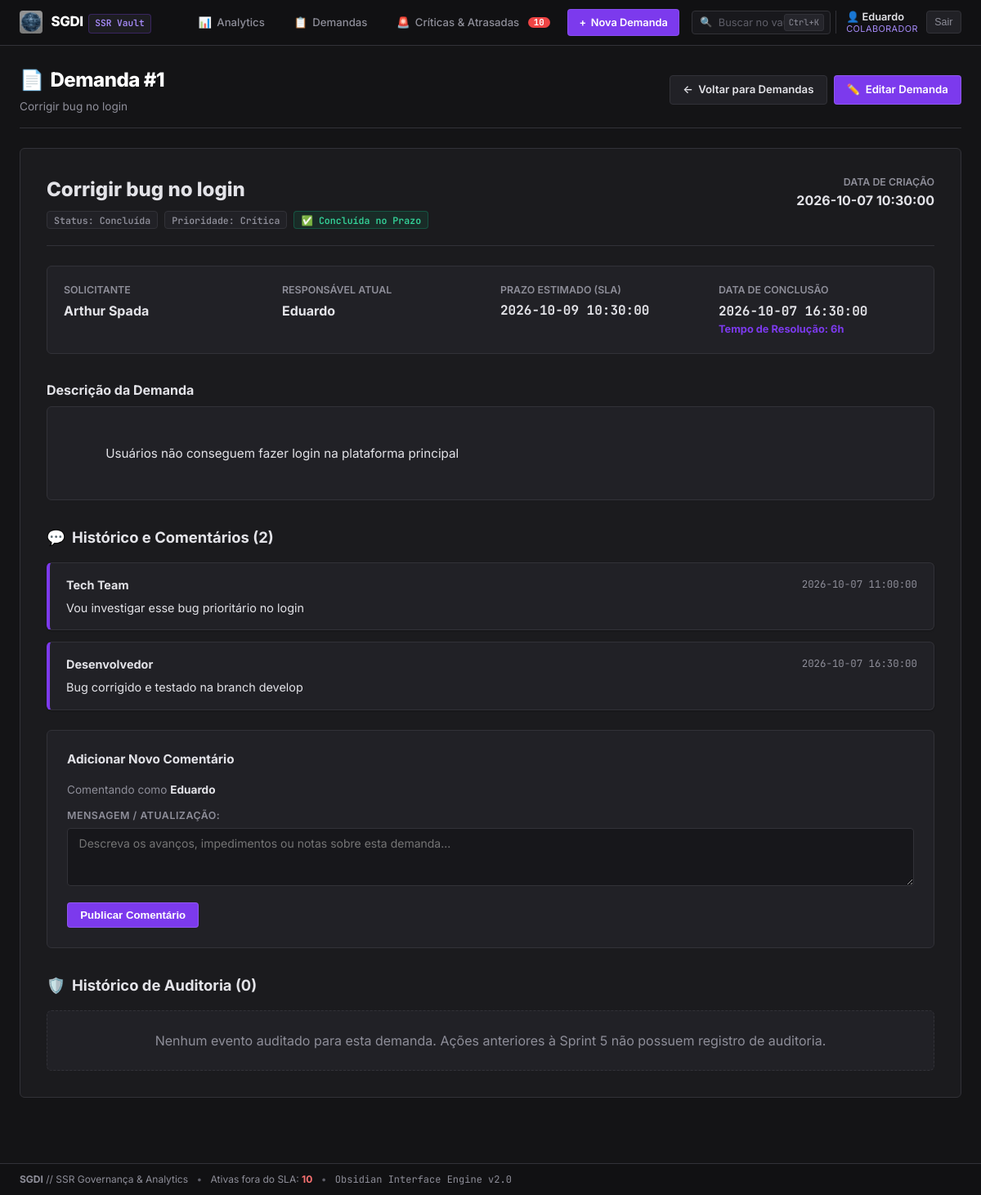
Page /detalhes/1 (signed in) on the committed database.
### tables this page shows
CREATE TABLE usuarios (
    id INTEGER PRIMARY KEY AUTOINCREMENT, 
    nome TEXT NOT NULL,
    email TEXT UNIQUE,
    senha_hash TEXT,
    perfil TEXT NOT NULL DEFAULT 'colaborador'
);

CREATE TABLE demandas (
    id INTEGER PRIMARY KEY AUTOINCREMENT,
    titulo TEXT NOT NULL,
    descricao TEXT,
    solicitante_id INTEGER NOT NULL,
    data_criacao TEXT,
    status TEXT NOT NULL DEFAULT 'Aberta',
    prioridade TEXT NOT NULL DEFAULT 'Média',
    responsavel_id INTEGER,
    data_conclusao TEXT,
    FOREIGN KEY (solicitante_id) REFERENCES usuarios(id),
    FOREIGN KEY (responsavel_id) REFERENCES usuarios(id)
);

CREATE TABLE comentarios (
    id INTEGER PRIMARY KEY AUTOINCREMENT,
    demanda_id INTEGER,
    comentario TEXT,
    autor TEXT,
    data TEXT,
    FOREIGN KEY (demanda_id) REFERENCES demandas(id)
);

### app.py (the view)
@app.route('/detalhes/<id>')
def detalhes(id):
    conn = get_db()
    garantir_migracao_db(conn)
    cursor = conn.cursor()
    demanda = cursor.execute(f'{SELECT_DEMANDAS} WHERE d.id = ?', (id,)).fetchone()
    comentarios = cursor.execute('SELECT * FROM comentarios WHERE demanda_id = ? ORDER BY id ASC', (id,)).fetchall()
    tempo_resolucao = None
    if demanda and demanda['status'] == 'Concluída' and demanda['data_conclusao']:
        dc = parse_data(demanda['data_criacao'])
        df = parse_data(demanda['data_conclusao'])
        if dc and df:
            dias = max(0.01, (df - dc).total_seconds() / 86400.0)
            tempo_resolucao = formatar_tempo_resolucao(dias)
    historico_auditoria = logs_da_demanda(conn, demanda['id']) if demanda else []
    conn.close()
    if not demanda:
        flash('Demanda não encontrada.')
        return redirect(url_for('demandas'))
    return render_template(
        'detalhes.html',
        demanda=demanda,
        comentarios=comentarios,
        tempo_resolucao=tempo_resolucao,
        historico_auditoria=historico_auditoria
    )

### templates/detalhes.html (shortened to what this page needs)
{% extends "base.html" %}
{% from "_auditoria_macros.html" import badge_acao, detalhes_log %}
{% block content %}
<div class="dashboard-hero" style="margin-bottom: 1.5rem;">
    <div class="dashboard-hero-title">
        <h1><span>📄</span> Demanda #{{ demanda['id'] }}</h1>
        <p>{{ demanda['titulo'] }}</p>
    </div>
    <div class="dashboard-hero-actions">
        <a href="/demandas" class="btn btn-secondary">
            <span>&larr;</span> Voltar para Demandas
        </a>
        <a href="/editar/{{ demanda['id'] }}" class="btn btn-primary">
            <span>✏️</span> Editar Demanda
        </a>
    </div>
</div>
<div class="section-card" style="padding: 2rem;">
    <div style="display: flex; justify-content: space-between; align-items: flex-start; flex-wrap: wrap; gap: 1rem; margin-bottom: 1.5rem; padding-bottom: 1.25rem; border-bottom: 1px solid var(--border);">
        <div>
            <h2 style="font-size: 1.5rem; font-weight: 800; color: var(--text-main); margin-bottom: 0.5rem;">
                {{ demanda['titulo'] }}
            </h2>
            <div style="display: flex; gap: 0.5rem; flex-wrap: wrap;">
                <span class="badge badge-status-{{ demanda['status']|lower|replace(' ', '-') }}">
                    Status: {{ demanda['status'] }}
                </span>
                <span class="badge badge-prio-{{ demanda['prioridade']|lower }}">
                    Prioridade: {{ demanda['prioridade'] }}
                </span>
                {% if demanda['status_sla'] == 'atrasada' %}
                    <span class="badge badge-sla-atrasada">⚠️ SLA Excedido</span>
                {% elif demanda['status_sla'] == 'concluida_atrasada' %}
                    <span class="badge badge-sla-aviso">Concluída com Atraso</span>
                {% elif demanda['status_sla'] == 'concluida_no_prazo' %}
                    <span class="badge badge-sla-ok">✅ Concluída no Prazo</span>
                {% else %}
                    <span class="badge badge-sla-ok">Dentro do SLA</span>
                {% endif %}
            </div>
        </div>
        <div style="text-align: right;">
            <div style="font-size: 0.775rem; color: var(--text-muted); text-transform: uppercase; font-weight: 600;">Data de Criação</div>
            <div style="font-weight: 700; color: var(--text-main);">{{ demanda['data_criacao'] }}</div>
        </div>
    </div>
    <div style="display: grid; grid-template-columns: repeat(auto-fit, minmax(220px, 1fr)); gap: 1.5rem; margin-bottom: 2rem; background: var(--obs-bg-card); padding: 1.25rem; border-radius: var(--radius-md); border: 1px solid var(--border);">
        <div>
            <div style="font-size: 0.775rem; color: var(--text-muted); font-weight: 600; text-transform: uppercase;">Solicitante</div>
            <div style="font-weight: 700; color: var(--text-main); margin-top: 0.2rem;">{{ demanda['solicitante_nome'] or 'Não informado' }}</div>
        </div>
        <div>
            <div style="font-size: 0.775rem; color: var(--text-muted); font-weight: 600; text-transform: uppercase;">Responsável Atual</div>
            <div style="font-weight: 700; color: var(--text-main); margin-top: 0.2rem;">
                {{ demanda['responsavel_nome'] or 'Sem responsável atribuído' }}
            </div>
        </div>
        <div>
            <div style="font-size: 0.775rem; color: var(--text-muted); font-weight: 600; text-transform: uppercase;">Prazo Estimado (SLA)</div>
            <div style="font-weight: 700; color: var(--text-main); margin-top: 0.2rem;" class="obs-code">
                {{ demanda['data_limite'] or '-' }}
            </div>
        </div>
        <div>
            <div style="font-size: 0.775rem; color: var(--text-muted); font-weight: 600; text-transform: uppercase;">
                {% if demanda['status'] == 'Concluída' %}Data de Conclusão{% else %}Tempo em Aberto{% endif %}
            </div>
            <div style="font-weight: 700; color: var(--text-main); margin-top: 0.2rem;">
                {% if demanda['status'] == 'Concluída' %}
                    <span class="obs-code">{{ demanda['data_conclusao'] or 'Registrada' }}</span>
                    {% if tempo_resolucao %}
                        <span style="font-size: 0.8rem; color: var(--primary); display: block;">Tempo de Resolução: {{ tempo_resolucao }}</span>
                    {% endif %}
                {% else %}
                    Em atendimento
                {% endif %}
            </div>
        </div>
    </div>
    <div style="margin-bottom: 2rem;">
        <h3 style="font-size: 1rem; font-weight: 700; color: var(--text-main); margin-bottom: 0.5rem;">Descrição da Demanda</h3>
        <div style="background: var(--obs-bg-card); border: 1px solid var(--border); border-radius: var(--radius-md); padding: 1.25rem; font-size: 0.95rem; line-height: 1.6; color: var(--text-main); white-space: pre-wrap;">
            {{ demanda['descricao'] or 'Nenhuma descrição detalhada informada.' }}
        </div>
    </div>
    <div>
        <h3 style="font-size: 1.15rem; font-weight: 700; color: var(--text-main); margin-bottom: 1rem; display: flex; align-items: center; gap: 0.5rem;">
            <span>💬</span> Histórico e Comentários ({{ comentarios|length }})
        </h3>
        {% for comentario in comentarios %}
        <div style="background: var(--obs-bg-card); border: 1px solid var(--border); border-left: 4px solid var(--primary); border-radius: var(--radius-md); padding: 1rem 1.25rem; margin-bottom: 0.85rem; box-shadow: var(--shadow-sm);">
            <div style="display: flex; justify-content: space-between; align-items: center; margin-bottom: 0.4rem;">
                <strong style="color: var(--text-main); font-size: 0.9rem;">{{ comentario['autor'] }}</strong>
                <span style="font-size: 0.775rem; color: var(--text-muted);" class="obs-code">{{ comentario['data'] }}</span>
            </div>
            <p style="font-size: 0.9rem; color: var(--text-main); line-height: 1.5; white-space: pre-wrap;">{{ comentario['comentario'] }}</p>
        </div>
        {% else %}
        <div style="background: var(--obs-bg-card); border: 1px dashed var(--border); border-radius: var(--radius-md); padding: 1.5rem; text-align: center; color: var(--text-muted); margin-bottom: 1.5rem;">
            Nenhum comentário registrado para esta demanda até o momento.
        </div>
        {% endfor %}
        <div style="margin-top: 1.5rem; background: var(--obs-bg-card); border: 1px solid var(--border); border-radius: var(--radius-md); padding: 1.5rem;">
            <h4 style="font-size: 0.95rem; font-weight: 700; margin-bottom: 1rem; color: var(--text-main);">Adicionar Novo Comentário</h4>
            <form method="POST" action="/adicionar_comentario/{{ demanda['id'] }}">
                <p style="font-size: 0.85rem; color: var(--text-muted); margin-bottom: 0.75rem;">
                    Comentando como <strong style="color: var(--text-main);">{{ usuario_atual.nome }}</strong>
                </p>
                <div class="form-group">
                    <label for="comentario">Mensagem / Atualização:</label>
                    <textarea name="comentario" id="comentario" rows="3" required placeholder="Descreva os avanços, impedimentos ou notas sobre esta demanda..."></textarea>
                </div>
                <button type="submit" class="btn btn-primary">Publicar Comentário</button>
            </form>
        </div>
    </div>
    <div style="margin-top: 2rem;" id="historico-auditoria">
        <h3 style="font-size: 1.15rem; font-weight: 700; color: var(--text-main); margin-bottom: 1rem; display: flex; align-items: center; gap: 0.5rem;">
            <span>🛡️</span> Histórico de Auditoria ({{ historico_auditoria|length }})
        </h3>
        {% for log in historico_auditoria %}
        <div class="audit-timeline-item">
            <div style="display: flex; justify-content: space-between; align-items: center; gap: 0.75rem; flex-wrap: wrap; margin-bottom: 0.35rem;">
                <div style="display: flex; align-items: center; gap: 0.5rem;">
                    {{ badge_acao(log) }}
                    <strong style="color: var(--text-main); font-size: 0.9rem;">{{ log.usuario_nome or 'Não identificado' }}</strong>
                </div>
                <span style="font-size: 0.775rem; color: var(--text-muted);" class="obs-code">{{ log.data_hora }}</span>
            </div>
            {% if log.acao == 'CRIAR' %}
                <p style="font-size: 0.85rem; color: var(--text-muted);">{{ log.descricao }}</p>
            {% else %}
                {{ detalhes_log(log.detalhes) }}
            {% endif %}
        </div>
        {% else %}
        <div style="background: var(--obs-bg-card); border: 1px dashed var(--border); border-radius: var(--radius-md); padding: 1.5rem; text-align: center; color: var(--text-muted);">
            Nenhum evento auditado para esta demanda. Ações anteriores à Sprint 5 não possuem registro de auditoria.
        </div>
        {% endfor %}
    </div>
</div>
{% endblock %}

### templates/base.html (shortened to what this page needs)
<!DOCTYPE html>
<html lang="pt-BR">
<head>
    <link rel="stylesheet" href="{{ url_for('static', filename='style.css') }}">
</head>
<body class="obsidian-theme">
    <header class="header obs-header">
        <div class="header-container obs-header-container">
            <a href="/" class="brand obs-brand" title="SGDI Workspace">
                <img src="{{ url_for('static', filename='logo.png') }}" alt="Logo SGDI" class="logo-img obs-logo" onerror="this.style.display='none'">
                <div class="brand-text">
                    <span class="brand-title">SGDI</span>
                    <span class="brand-subtitle obs-vault-badge">SSR Vault</span>
                </div>
            </a>
            {% if usuario_atual %}
            <nav class="menu obs-menu">
                <a href="/" class="nav-link obs-tab-link {% if request.path in ['/', '/dashboard', '/analytics'] %}active{% endif %}" id="nav-painel">
                    <span class="obs-icon">📊</span> Analytics
                </a>
                <a href="/demandas" class="nav-link obs-tab-link {% if request.path == '/demandas' %}active{% endif %}" id="nav-demandas">
                    <span class="obs-icon">📋</span> Demandas
                </a>
                <a href="/criticas-atrasadas" class="nav-link obs-tab-link obs-tab-urgent {% if request.path in ['/criticas-atrasadas', '/urgentes'] %}active{% endif %}" id="nav-criticas">
                    <span class="obs-icon">🚨</span> Críticas & Atrasadas
                    {% if total_urgentes_global > 0 %}
                        <span class="obs-badge-counter" title="{{ total_urgentes_global }} demandas críticas ou fora do SLA">{{ total_urgentes_global }}</span>
                    {% endif %}
                </a>
                <a href="/nova_demanda" class="btn-novo-header obs-btn-new" id="btn-nova-demanda">
                    <span>+</span> Nova Demanda
                </a>
                <form action="/demandas" method="GET" class="search-nav obs-search" id="header-search-form">
                    <span class="search-icon">🔍</span>
                    <input type="text" name="q" placeholder="Buscar no vault..." value="{{ request.args.get('q', '') }}" id="header-search-input">
                    <span class="obs-shortcut-hint">Ctrl+K</span>
                </form>
                <div class="obs-user-session" id="usuario-sessao">
                    <div class="obs-user-session-info">
                        <span class="obs-user-session-nome">👤 {{ usuario_atual.nome }}</span>
                        <span class="obs-user-session-perfil">{{ usuario_atual.perfil_label }}</span>
                    </div>
                    <form action="/logout" method="POST">
                        <button type="submit" class="btn-obs-icon" title="Encerrar sessão" id="btn-logout">Sair</button>
                    </form>
                </div>
            </nav>
            {% endif %}
        </div>
    </header>
    <main class="container obs-container">
        {% block content %}{% endblock %}
    </main>
    <footer class="footer obs-footer">
        <div class="obs-status-bar">
            <span><strong>SGDI</strong> // SSR Governança & Analytics</span>
            <span class="obs-sep">&bull;</span>
            <span>Ativas fora do SLA: <strong class="text-danger">{{ total_urgentes_global }}</strong></span>
            <span class="obs-sep">&bull;</span>
            <span class="obs-code" style="font-size:0.75rem;">Obsidian Interface Engine v2.0</span>
        </div>
    </footer>
</body>
</html>

### rows in the picture
usuarios: nome "Eduardo"
demandas: id "1", titulo "Corrigir bug no login", status "Concluída", prioridade "Crítica", data_criacao "2026-10-07 10:30:00", data_conclusao "2026-10-07 16:30:00", descricao "Usuários não conseguem fazer login na plataforma principal"
usuarios: nome "Arthur Spada"
comentarios: autor "Tech Team", data "2026-10-07 11:00:00", comentario "Vou investigar esse bug prioritário no login"
comentarios: autor "Desenvolvedor", data "2026-10-07 16:30:00", comentario "Bug corrigido e testado na branch develop"

### other values in the picture
{{ total_urgentes_global }} "10"
{{ usuario_atual.perfil_label }} "COLABORADOR"
{{ demanda['data_limite'] or '-' }} "2026-10-09 10:30:00"
{{ tempo_resolucao }} "6h"
{{ comentarios|length }} "2"
{{ historico_auditoria|length }} "0"
